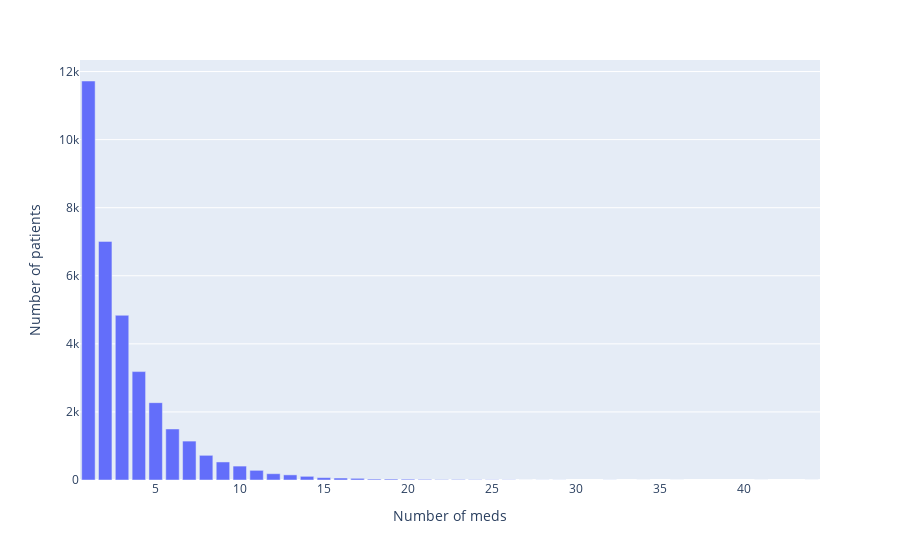

The notebook cell saved with this chart:
### Code cell
## Show final post-processed summaries
print('Show final post-processed summaries')
print('')
print('total records: ', len(df_meds_last))
df_meds_last['medication_name'].value_counts().head(10)
out = df_meds_last['user_id'].value_counts().value_counts().reset_index(name="records")
out = out.rename(columns={'index':'# of meds'})
out.sort_values(by=['# of meds'])

fig = px.bar(out, x="# of meds", y="records")
fig.update_yaxes(title="Number of patients")
fig.update_xaxes(title="Number of meds")
fig.show()

### Figure 1 — Plotly figure (JSON) as saved in the notebook; plotly's stock layout.template omitted (floating-point values rounded to 4 significant figures)
{"data": [{"alignmentgroup": "True", "hovertemplate": "# of meds=%{x}<br>records=%{y}<extra></extra>", "legendgroup": "", "marker": {"color": "#636efa", "pattern": {"shape": ""}}, "name": "", "offsetgroup": "", "orientation": "v", "showlegend": false, "textposition": "auto", "type": "bar", "x": [1, 2, 3, 4, 5, 6, 7, 8, 9, 10, 11, 12, 13, 14, 15, 16, 17, 19, 18, 20, 21, 23, 22, 24, 25, 26, 28, 29, 32, 34, 36, 41, 27, 44], "xaxis": "x", "y": [11722, 7010, 4839, 3185, 2272, 1499, 1143, 725, 530, 409, 284, 185, 151, 108, 70, 58, 49, 27, 27, 24, 18, 14, 11, 9, 7, 6, 2, 2, 2, 1, 1, 1, 1, 1], "yaxis": "y"}], "layout": {"barmode": "relative", "legend": {"tracegroupgap": 0}, "margin": {"t": 60}, "xaxis": {"anchor": "y", "domain": [0, 1], "title": {"text": "Number of meds"}}, "yaxis": {"anchor": "x", "domain": [0, 1], "title": {"text": "Number of patients"}}}}
